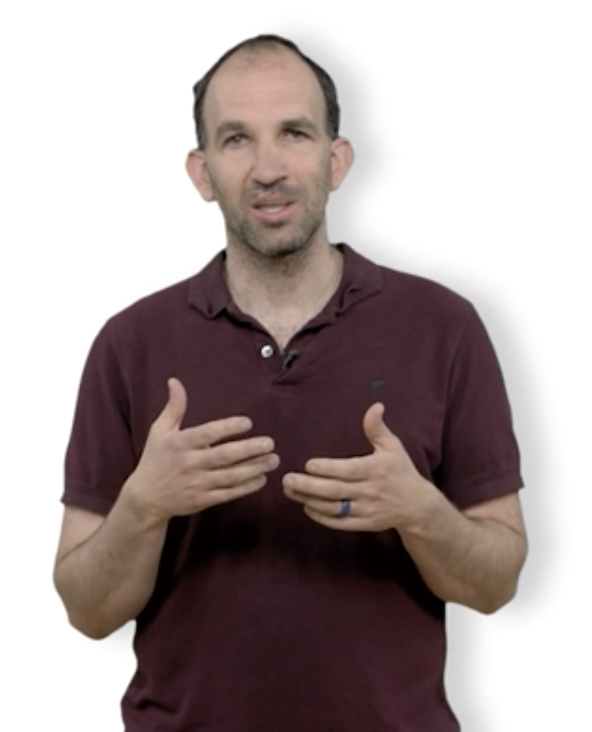
#> input picture Photos/becker.png, 592 x 732 px
$ jupyter execute --allow-errors DL_Chapter01.ipynb
#> lines starting #> are read from the running program, lines starting #| are printed output that depends on the picture
# Deep Learning NoteBook: Chapter 01

Author: Shahrokh Abbasi-Rad

Date: 03 November 2019

Source: An online course on DataCamp Website (Deep Learning in Python)

https://www.datacamp.com/home

**Instrcutor:** Dan Becker

**Table of Contents**
<br> 1. Why deep Convolutional Neural Network?
<br> 2. Forward Propagation
<br> 3. Activation Function
<br> 4. Deep Learning = Representastion Learning

<br>

[cell 1]
from PIL import Image
image_name0 = 'Photos/becker.png'
im0 = Image.open(image_name0)
#> im0 is the input picture: PIL image 592x732 RGBA; mean R, G, B, A 170.6, 158.7, 157.8, 255
im0_resized = im0.resize((200, 250), Image.NEAREST)
im0_resized.save('Photos/resized_becker.png')
from IPython.display import Image
Image(filename = "Photos/resized_becker.png")

<br>
<div align='center'>
    <font size=5, color='#003366'>
        <b>1.Why Deep Convolutional Neural Network is AMAZING</b>
    </font>
    </div>
<br>

[cell 2]
from PIL import Image
image_name1 = 'Photos/fig1.png'
image_name2 = 'Photos/fig2.png'
im1 = Image.open(image_name1)
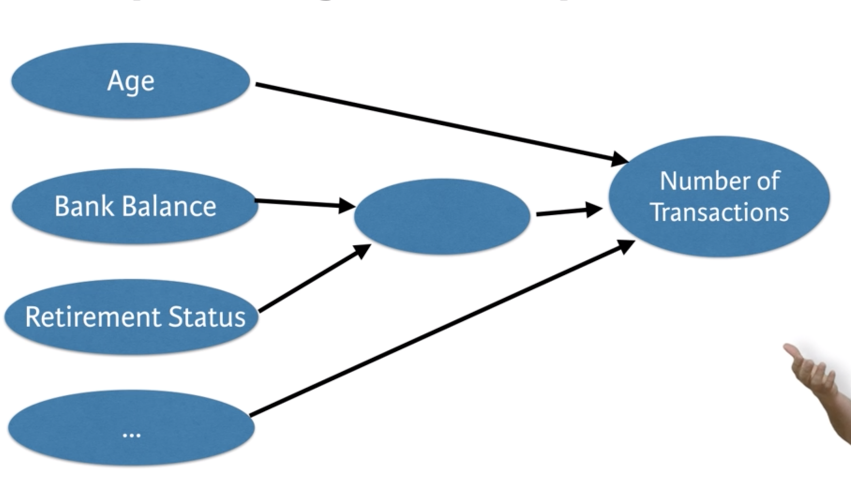
#> input picture Photos/Fig1.png, 1702 x 968 px, found by its file name (shown at 1/2 size)
#> im1 is the input picture: PIL image 1702x968 RGBA; mean R, G, B, A 211.4, 223, 232.3, 255
im2 = Image.open(image_name2)
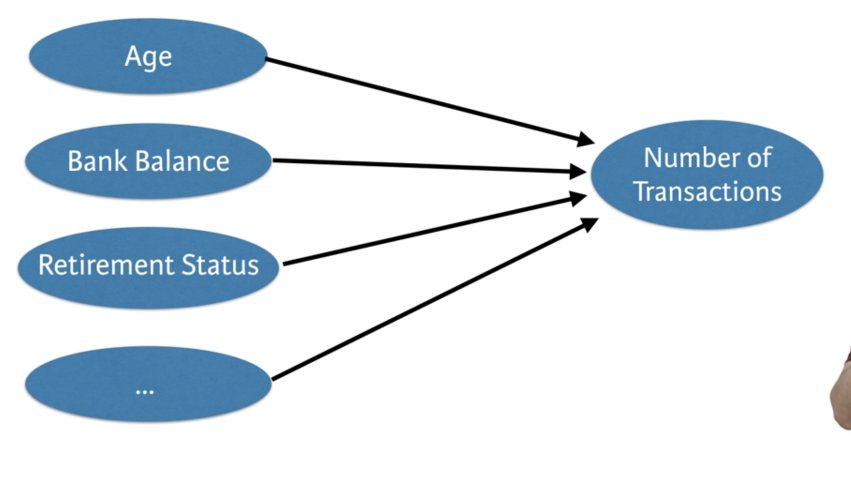
#> input picture Photos/Fig2.png, 1702 x 954 px, found by its file name (shown at 1/2 size)
#> im2 is the input picture: PIL image 1702x954 RGBA; mean R, G, B, A 215.4, 225.9, 234.3, 255

im1_resz = im1.resize((350, 250),Image.NEAREST)
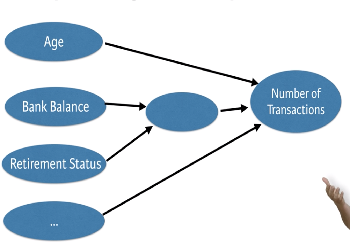
#> im1_resz: PIL image 350x250 RGBA; mean R, G, B, A 211.4, 223, 232.4, 255
im1_resz.save("Photos/resized_fig1.png")
im2_resz = im2.resize((350, 250),Image.NEAREST)
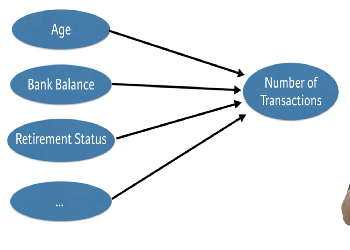
#> im2_resz: PIL image 350x250 RGBA; mean R, G, B, A 215.4, 225.9, 234.3, 255
im2_resz.save("Photos/resized_fig2.png")

[cell 3]
import numpy as np

im1 = Image.open('Photos/resized_fig1.png')
im2 = Image.open('Photos/resized_fig2.png')

im3 = Image.fromarray(np.hstack((np.array(im1),np.array(im2))))
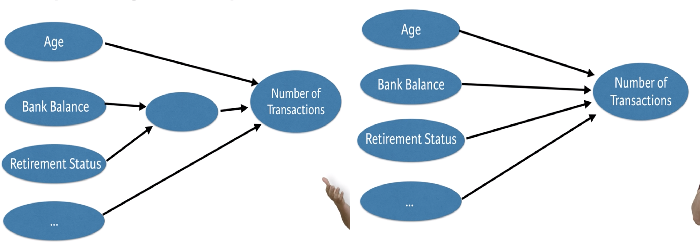
#> im3: PIL image 700x250 RGBA; mean R, G, B, A 213.4, 224.5, 233.3, 255
im3.save('Photos/combined_image.png')

[cell 4]
from IPython.display import Image
Image(filename = "Photos/combined_image.png")

<div style="text-align: right"> <font size="3">
    این همه کدی که تاحالا اینجا گذاشتم برای لود کردن این دو تا تصویر توی نوت بوک بود تا در موردشون یه نکته ی خیلی خفن بهت بگم. این کد هارو میتونی ازشون رد شی چون چیزی راجع به دیپ لرنینگ نداره ولی خب خوب بود چون با چندتا از پکیج های
پایتون کار کردم
<br/>
سوالی که من اینجا باهاش مواجهم خیلی جالبه. میگه ما یه مشت مشتری توی بانکمون داریم. شما برای من پیش بینی کن که در سال آینده هر مشتری چندتا تراکنش داره
    <br/>
اولا که این منو یاد پروژه ی دکترای ملکه میندازه و اینکه من کلی پارامتر برای یکی دارم و میخوام پیش بینی کنه مثلا خطر شکستگی را یا کیفیت استخوان را
    <br/> <br/>
حرفی که این آقا توی کورسش میزنه واقعا زیباست. میگه که در دوران پیش از دیپ لرنینگ، آدما فقط به رگرسون خطی نگاه میکنن (دقیقا نگاهی که ما توی تهران به مسائل داشتیم) یعنی فقط نهایتا به کورلیشن نگاه میکنن. این رگرسیون خطی متغیر ها رو جداگانه بررسی می کنه و اصلا نمی تونه اینتراکشن بین متغیرها رو بررسی کنه
    <br/>
کاری که دیپ لرنینگ میکنه یه جور انقلابه. اون لایه های پنهانی که در شبکه وجود داره در واقع داره دنبال تعامل بین پارامترها میگرده
در شکل در سمت چپ میبینی که مثلا اون نورونی که به صورت لایه ی پنهان قرار داره تعامل بین دو تا از ورودی ها رو داره متوحه می شه.

 هر چی نرون های بیشتری رو به شبکه ت اضافه کنی قابلیت مدلت در درک تعامل بین ورودی ها رو بالاتر می بری
</font>
</div>

<br>
<br>

<div style="text-align: center">
    <font size = 5, color=#003366>
        <b>2. Forward Propagation Algorithm</b>
    </font>
    </div>

[cell 5]
from PIL import Image
image_name3 = 'Photos/Simple_network.png'
im3 = Image.open(image_name3)
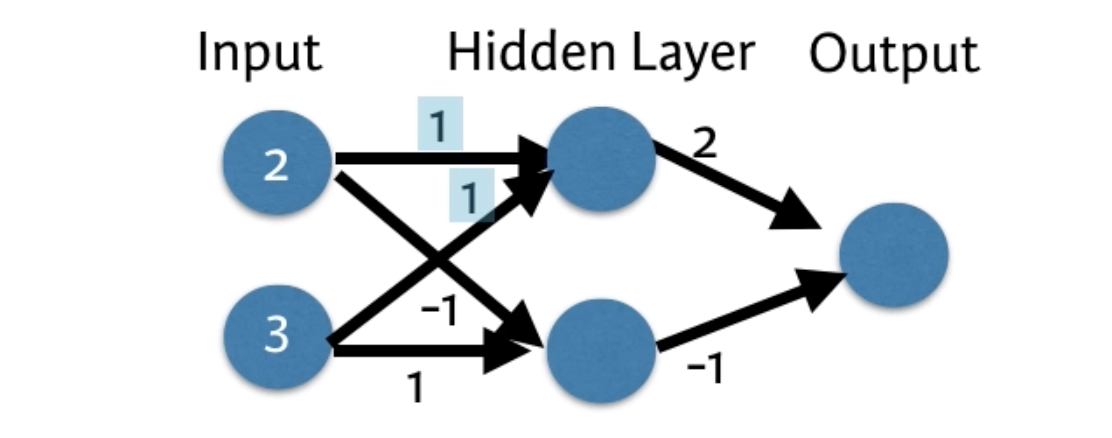
#> input picture Photos/Simple_network.png, 1112 x 438 px
#> im3 is the input picture: PIL image 1112x438 RGBA; mean R, G, B, A 222.2, 227.6, 231.9, 255
im3_resized = im3.resize((300, 200), Image.NEAREST)
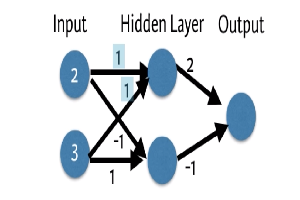
#> im3_resized: PIL image 300x200 RGBA; mean R, G, B, A 222.3, 227.7, 232, 255
im3_resized.save('Photos/Simple_Network_res.png')
from IPython.display import Image
Image(filename = "Photos/Simple_Network_res.png")

<div style="text-align: right">حالا می خوایم کد بیسیک شبکه ی عصبی که در بخش قبلی نشون دادیم رو بنویسیم

**Example 01:**

[cell 6]
# Implementing Forward Propagation Algorithm
import numpy as np
input_data = np.array([2,3])

# Defifning weights as a dictionary
weights = {'node_0':np.array([1,1]),
           'node_1':np.array([-1,1]),
           'output':np.array([2,-1])}
# Define the value of the nodes in the hidden layer
node_0_value = (input_data*weights['node_0']).sum()
node_1_Value = (input_data*weights['node_1']).sum()

# Store the values of hidden layer in an array
hidden_layer = np.array([node_0_value, node_1_Value])

# Caluclate the output
output = (hidden_layer*weights['output']).sum()

[cell 7]
print(output)

<div style="text-align: center">
    <font size = 5, color=#003366>
        <b>3. Activation Function</b>
    </font>
    </div>

<br>
<br>

<div align="right"> حالا این چیزی که ما گفتیم اشکالش چی بود؟<br/> اشکالش این بود که فقط از جمع و ضرب استفاده کرد برای پیش بینی یا در واقع برای محاسبه ی خروجی. خب برادر من این چطوری می تونه غیرخطی بودن یا نان لینیریتی های موجود در مساله رو بفهمه و مدل کنه. برای همین برای به دست آوردن خروجی هر نورون از یه چیزی به اسم اکتیویشن فانکشن استفاده میکنیم که  وظیفه ش اینه که نان لینیرتی ها رو مدل کنه
    <br/>
مثلا اگه یکی دو تا بچه ش بشه سه تا بچه خرجش دو برابر میشه ولی همون آدم اگه سه تا بچه ش بشه چهارتا بچه خرحجش شش برابر میشه
    <br/>
در واقع تابع اکتویشن ورودی ای که به نورون میرسه رو میگیره و اون رو به خروجی اون نورون تبدیل می کنه
<br/>
قدیما تابع هاپربولیک تانژانت مُد بود ولی الآن تابعی به اسم رلو که در زیر بهش می پردازیم مُد هست

</div>

**Example 02:**
<p style="color:red;"> Activation Function: tanh

[cell 8]
# Implementing Forward Propagation Algorithm
import numpy as np
input_data = np.array([2,3])

# Defifning weights as a dictionary
weights = {'node_0':np.array([1,1]),
           'node_1':np.array([-1,1]),
           'output':np.array([2,-1])}
# Define the value of the nodes in the hidden layer
node_0_input = (input_data*weights['node_0']).sum()
node_0_output = np.tanh(node_0_input)
node_1_input = (input_data*weights['node_1']).sum()
node_1_output = np.tanh(node_1_input)

# Store the values of hidden layer in an array
hidden_layer = np.array([node_0_output, node_1_output])

# Caluclate the output
output = (hidden_layer*weights['output']).sum()

print(output)

جواب قبلا ۹ بود الآن با اعمال تابع تانژانت هایپربولیک میشه ۱.۲۳

**ReLU Rectified Linear Activation Function**

[cell 9]
from PIL import Image
image_name4 = 'Photos/relu.png'
im4 = Image.open(image_name4)
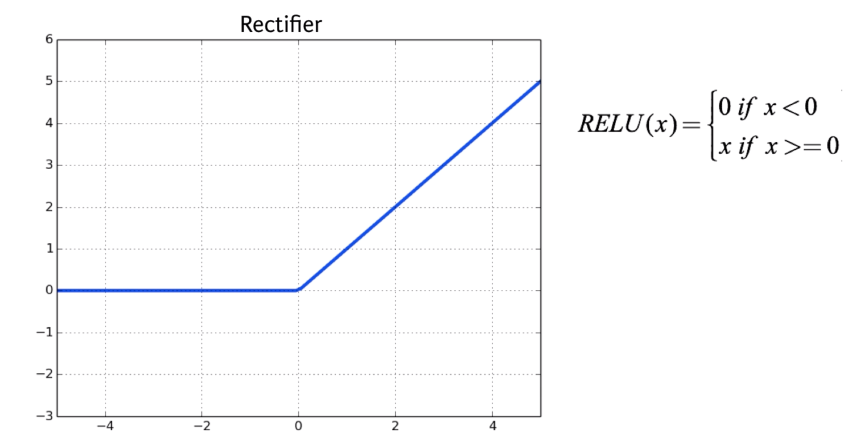
#> input picture Photos/relu.png, 1696 x 882 px (shown at 1/2 size)
#> im4 is the input picture: PIL image 1696x882 RGBA; mean R, G, B, A 250.6, 250.9, 251.7, 255
im4_resized = im4.resize((600, 300), Image.NEAREST)
im4_resized.save('Photos/relu_res.png')
from IPython.display import Image
Image(filename = "Photos/relu_res.png")

The rectified linear activation function (called ReLU) has been shown to lead to very high-performance networks. This function takes a single number as an input, returning 0 if the input is negative, and the input if the input is positive.

<div style="text-align: right">چه جالب. اگه منفی بود صفر و اگه مثبت بود خودش

<p style="test-align: right;"></p>همین یه کار ساده کلی داستان رو عوض میکنه

**Example 03:**
<p style="color:red;"> Activation Function: ReLU

[cell 10]
input_data = np.array([3,5])

# Defifning weights as a dictionary
weights = {'node_0':np.array([2,4]),
           'node_1':np.array([4,-5]),
           'output':np.array([2,7])}

# ------------------------------------------------------------------
def relu(input):
    '''Define your relu activation function here'''
    # Calculate the value for the output of the relu function: output
    output = max(0, input)

    # Return the value just calculated
    return(output)
# ------------------------------------------------------------------

# Calculate node 0 value: node_0_output
node_0_input = (input_data * weights['node_0']).sum()
node_0_output = relu(node_0_input)

# Calculate node 1 value: node_1_output
node_1_input = (input_data * weights['node_1']).sum()
node_1_output = relu(node_1_input)

# Put node values into array: hidden_layer_outputs
hidden_layer_outputs = np.array([node_0_output, node_1_output])

# Calculate model output (do not apply relu)
model_output = (hidden_layer_outputs * weights['output']).sum()

# Print model output
print(model_output)

**Example 04:**
    <p style="color:red;"> Multiple input prediction

[cell 11]
input_data = [np.array([3,5]), np.array([1,-1]), np.array([0,0]), np.array([8,4])]

# Defifning weights as a dictionary
weights = {'node_0':np.array([2,4]),
           'node_1':np.array([4,-5]),
           'output':np.array([2,7])}

def predict_with_network(input_arg, weights):

    node_0_input = (input_arg * weights['node_0']).sum()
    node_0_output = relu(node_0_input)

    # Calculate node 1 value: node_1_output
    node_1_input = (input_arg * weights['node_1']).sum()
    node_1_output = relu(node_1_input)

    # Put node values into array: hidden_layer_outputs
    hidden_layer_outputs = np.array([node_0_output, node_1_output])

    # Calculate model output (do not apply relu)
    last_layer_input = (hidden_layer_outputs * weights['output']).sum()
    model_output = relu(last_layer_input)

    return(model_output)

results = []

for row in input_data:
    results.append(predict_with_network(row, weights))


print(results)

**Example 05:**

<br>

<div align="right">
    <font size=2.5>
        در اینجا می خوایم فقط من باب تمرین یه فوروارد پروپگیشن رو برای یه بچه شبکه که دو تا لایه ی مخفی داره رو حساب کنیم
    </font>
    </div>

[cell 12]
from PIL import Image
image_name6 = 'Photos/network_3Layer.png'
im6 = Image.open(image_name6)
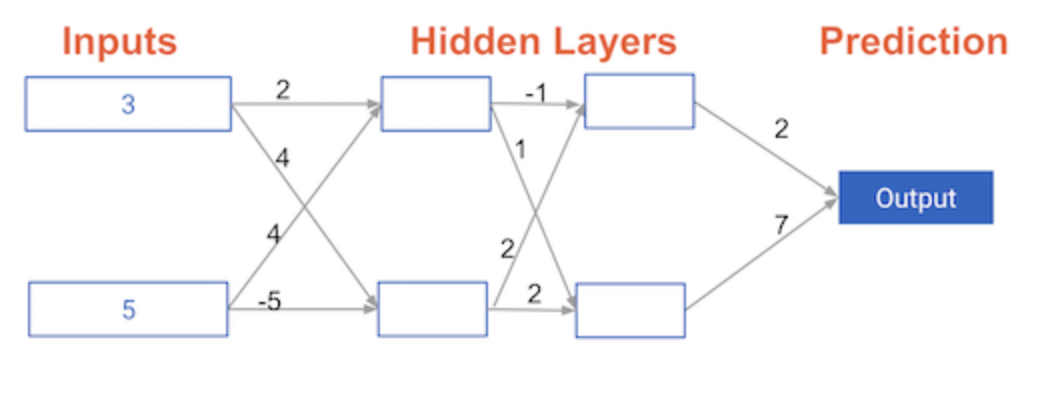
#> input picture Photos/network_3Layer.png, 1064 x 404 px
#> im6 is the input picture: PIL image 1064x404 RGBA; mean R, G, B, A 247.2, 246.5, 248.6, 255
im6_resized = im6.resize((400, 200), Image.NEAREST)
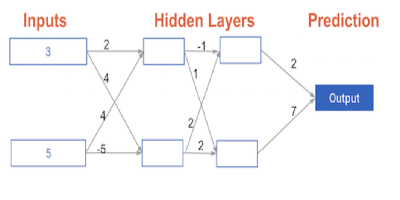
#> im6_resized: PIL image 400x200 RGBA; mean R, G, B, A 247.3, 246.5, 248.5, 255
im6_resized.save('Photos/resized_network_3Layer.png')
from IPython.display import Image
Image(filename = "Photos/resized_network_3Layer.png")
